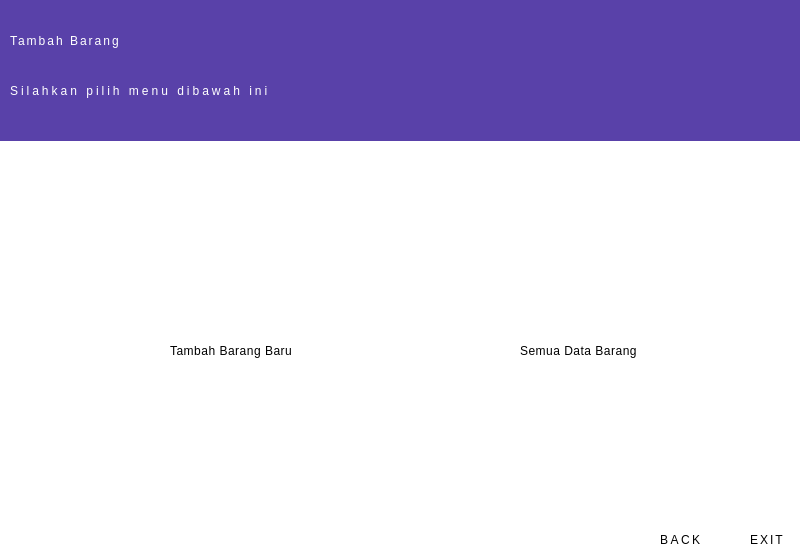
<?xml version="1.0" encoding="UTF-8"?>
<ui version="4.0">
 <class>Dialog</class>
 <widget class="QDialog" name="Dialog">
  <property name="geometry">
   <rect>
    <x>0</x>
    <y>0</y>
    <width>800</width>
    <height>548</height>
   </rect>
  </property>
  <property name="windowTitle">
   <string>Dialog</string>
  </property>
  <widget class="QWidget" name="widget" native="true">
   <property name="geometry">
    <rect>
     <x>-10</x>
     <y>0</y>
     <width>811</width>
     <height>550</height>
    </rect>
   </property>
   <property name="styleSheet">
    <string notr="true">background-color:white;
</string>
   </property>
   <widget class="QLabel" name="lblSemuaData">
    <property name="geometry">
     <rect>
      <x>540</x>
      <y>220</y>
      <width>111</width>
      <height>101</height>
     </rect>
    </property>
    <property name="text">
     <string/>
    </property>
    <property name="pixmap">
     <pixmap>../icon/supplies.png</pixmap>
    </property>
    <property name="scaledContents">
     <bool>true</bool>
    </property>
   </widget>
   <widget class="QLabel" name="lSubPengaturan">
    <property name="geometry">
     <rect>
      <x>180</x>
      <y>330</y>
      <width>151</width>
      <height>41</height>
     </rect>
    </property>
    <property name="styleSheet">
     <string notr="true">
font: 57 10pt &quot;Noto Looped Lao UI Medium&quot;;
letter-spacing:0.5px;</string>
    </property>
    <property name="text">
     <string>Tambah Barang Baru</string>
    </property>
   </widget>
   <widget class="QLabel" name="lSubPengaturan_2">
    <property name="geometry">
     <rect>
      <x>530</x>
      <y>330</y>
      <width>141</width>
      <height>41</height>
     </rect>
    </property>
    <property name="styleSheet">
     <string notr="true">
font: 57 10pt &quot;Noto Looped Lao UI Medium&quot;;
letter-spacing:0.5px;</string>
    </property>
    <property name="text">
     <string>Semua Data Barang</string>
    </property>
   </widget>
   <widget class="QLabel" name="lblTambahData">
    <property name="geometry">
     <rect>
      <x>190</x>
      <y>210</y>
      <width>131</width>
      <height>121</height>
     </rect>
    </property>
    <property name="text">
     <string/>
    </property>
    <property name="pixmap">
     <pixmap>../icon/add.png</pixmap>
    </property>
    <property name="scaledContents">
     <bool>true</bool>
    </property>
   </widget>
   <widget class="QWidget" name="widget_2" native="true">
    <property name="geometry">
     <rect>
      <x>-20</x>
      <y>0</y>
      <width>841</width>
      <height>141</height>
     </rect>
    </property>
    <property name="styleSheet">
     <string notr="true">background-color:#5941A9;</string>
    </property>
    <widget class="QLabel" name="lSubTitle_4">
     <property name="geometry">
      <rect>
       <x>40</x>
       <y>70</y>
       <width>341</width>
       <height>41</height>
      </rect>
     </property>
     <property name="styleSheet">
      <string notr="true">color:white;
font: 57 10pt &quot;Noto Looped Lao Medium&quot;;
letter-spacing:3px;</string>
     </property>
     <property name="text">
      <string>Silahkan pilih menu dibawah ini</string>
     </property>
    </widget>
    <widget class="QLabel" name="lTitle_9">
     <property name="geometry">
      <rect>
       <x>40</x>
       <y>20</y>
       <width>321</width>
       <height>41</height>
      </rect>
     </property>
     <property name="styleSheet">
      <string notr="true">color:white;
font: 57 22pt &quot;Noto Looped Lao Medium&quot;;
letter-spacing:2px;</string>
     </property>
     <property name="text">
      <string>Tambah Barang</string>
     </property>
    </widget>
    <widget class="QWidget" name="widget_4" native="true">
     <property name="geometry">
      <rect>
       <x>530</x>
       <y>100</y>
       <width>811</width>
       <height>141</height>
      </rect>
     </property>
     <property name="styleSheet">
      <string notr="true">background-color:#5941A9;</string>
     </property>
     <widget class="QLabel" name="lSubTitle_6">
      <property name="geometry">
       <rect>
        <x>40</x>
        <y>90</y>
        <width>341</width>
        <height>41</height>
       </rect>
      </property>
      <property name="styleSheet">
       <string notr="true">color:white;
font: 57 10pt &quot;Noto Looped Lao Medium&quot;;
letter-spacing:3px;</string>
      </property>
      <property name="text">
       <string>Silhkan pilih 2 menu dibawah ini</string>
      </property>
     </widget>
     <widget class="QLabel" name="lTitle_10">
      <property name="geometry">
       <rect>
        <x>40</x>
        <y>40</y>
        <width>321</width>
        <height>41</height>
       </rect>
      </property>
      <property name="styleSheet">
       <string notr="true">color:white;
font: 57 22pt &quot;Noto Looped Lao Medium&quot;;
letter-spacing:2px;</string>
      </property>
      <property name="text">
       <string>Pengaturan</string>
      </property>
     </widget>
    </widget>
   </widget>
   <widget class="QLabel" name="lbl_Exit">
    <property name="geometry">
     <rect>
      <x>760</x>
      <y>490</y>
      <width>31</width>
      <height>31</height>
     </rect>
    </property>
    <property name="text">
     <string/>
    </property>
    <property name="pixmap">
     <pixmap>../../../../../../Resource Grapich/Resources-Icon/illustration-business-concept/logout.png</pixmap>
    </property>
    <property name="scaledContents">
     <bool>true</bool>
    </property>
   </widget>
   <widget class="QLabel" name="lbl_Back">
    <property name="geometry">
     <rect>
      <x>680</x>
      <y>490</y>
      <width>31</width>
      <height>31</height>
     </rect>
    </property>
    <property name="text">
     <string/>
    </property>
    <property name="pixmap">
     <pixmap>../icon/previous.png</pixmap>
    </property>
    <property name="scaledContents">
     <bool>true</bool>
    </property>
   </widget>
   <widget class="QLabel" name="lTitle_3">
    <property name="geometry">
     <rect>
      <x>670</x>
      <y>530</y>
      <width>61</width>
      <height>20</height>
     </rect>
    </property>
    <property name="styleSheet">
     <string notr="true">font: 57 10pt &quot;Noto Looped Lao Medium&quot;;

letter-spacing :2.5px;</string>
    </property>
    <property name="text">
     <string>BACK</string>
    </property>
   </widget>
   <widget class="QLabel" name="lTitle_5">
    <property name="geometry">
     <rect>
      <x>760</x>
      <y>530</y>
      <width>41</width>
      <height>20</height>
     </rect>
    </property>
    <property name="styleSheet">
     <string notr="true">font: 57 10pt &quot;Noto Looped Lao Medium&quot;;

letter-spacing :2px;</string>
    </property>
    <property name="text">
     <string>EXIT</string>
    </property>
   </widget>
  </widget>
 </widget>
 <resources/>
 <connections/>
</ui>
